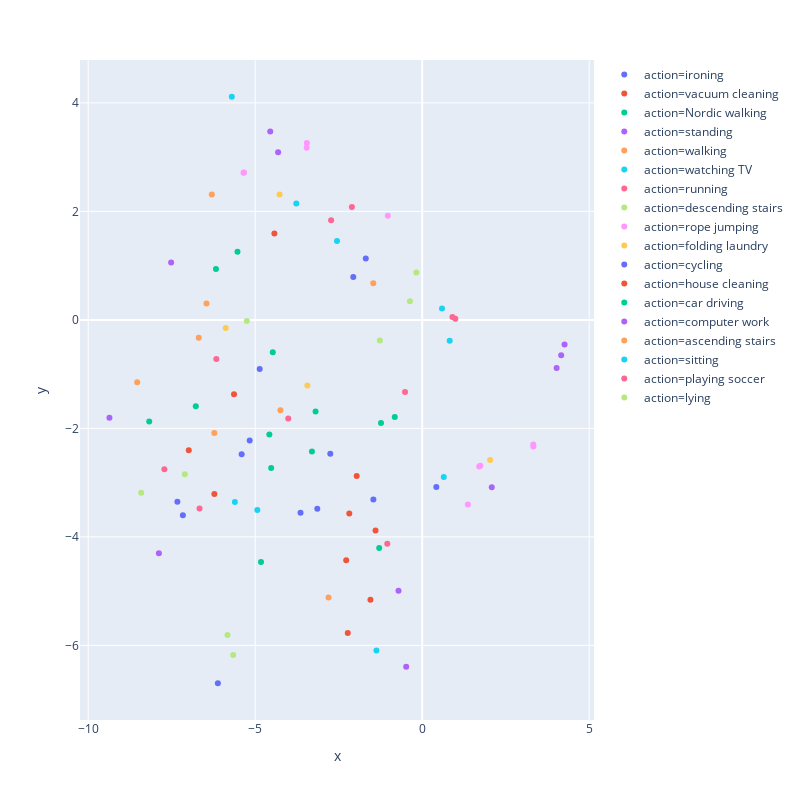

Notebook code for this chart:
### Code cell
# view spatial distribution after transfer learning 
spatial_simulate(ae_model1, skel_dl, Id2Label)

### Figure 1 — Plotly figure (JSON) as saved in the notebook; plotly's stock layout.template omitted (floating-point values rounded to 4 significant figures)
{"data": [{"hoverlabel": {"namelength": 0}, "hovertemplate": "action=ironing<br>x=%{x}<br>y=%{y}", "legendgroup": "action=ironing", "marker": {"color": "#636efa", "symbol": "circle"}, "mode": "markers", "name": "action=ironing", "showlegend": true, "type": "scatter", "x": [-6.118, -2.063, -7.165, -7.329, -1.689, -1.462], "xaxis": "x", "y": [-6.698, 0.7889, -3.599, -3.353, 1.133, -3.312], "yaxis": "y"}, {"hoverlabel": {"namelength": 0}, "hovertemplate": "action=vacuum cleaning<br>x=%{x}<br>y=%{y}", "legendgroup": "action=vacuum cleaning", "marker": {"color": "#EF553B", "symbol": "circle"}, "mode": "markers", "name": "action=vacuum cleaning", "showlegend": true, "type": "scatter", "x": [-2.183, -4.425, -5.634, -1.397], "xaxis": "x", "y": [-3.569, 1.595, -1.37, -3.883], "yaxis": "y"}, {"hoverlabel": {"namelength": 0}, "hovertemplate": "action=Nordic walking<br>x=%{x}<br>y=%{y}", "legendgroup": "action=Nordic walking", "marker": {"color": "#00cc96", "symbol": "circle"}, "mode": "markers", "name": "action=Nordic walking", "showlegend": true, "type": "scatter", "x": [-1.233, -0.8218, -4.474, -4.826, -8.173, -5.53, -6.176], "xaxis": "x", "y": [-1.902, -1.789, -0.595, -4.464, -1.872, 1.257, 0.9402], "yaxis": "y"}, {"hoverlabel": {"namelength": 0}, "hovertemplate": "action=standing<br>x=%{x}<br>y=%{y}", "legendgroup": "action=standing", "marker": {"color": "#ab63fa", "symbol": "circle"}, "mode": "markers", "name": "action=standing", "showlegend": true, "type": "scatter", "x": [-7.884, 4.161, -4.55, 2.082, 4.262, 4.024, -0.4794, -9.364, -0.7091], "xaxis": "x", "y": [-4.301, -0.6504, 3.473, -3.083, -0.4524, -0.8881, -6.395, -1.805, -4.995], "yaxis": "y"}, {"hoverlabel": {"namelength": 0}, "hovertemplate": "action=walking<br>x=%{x}<br>y=%{y}", "legendgroup": "action=walking", "marker": {"color": "#FFA15A", "symbol": "circle"}, "mode": "markers", "name": "action=walking", "showlegend": true, "type": "scatter", "x": [-6.69, -2.804, -4.245, -6.224], "xaxis": "x", "y": [-0.3295, -5.117, -1.663, -2.083], "yaxis": "y"}, {"hoverlabel": {"namelength": 0}, "hovertemplate": "action=watching TV<br>x=%{x}<br>y=%{y}", "legendgroup": "action=watching TV", "marker": {"color": "#19d3f3", "symbol": "circle"}, "mode": "markers", "name": "action=watching TV", "showlegend": true, "type": "scatter", "x": [-4.936, -1.37, -5.7, -5.609, 0.6459], "xaxis": "x", "y": [-3.505, -6.094, 4.114, -3.357, -2.896], "yaxis": "y"}, {"hoverlabel": {"namelength": 0}, "hovertemplate": "action=running<br>x=%{x}<br>y=%{y}", "legendgroup": "action=running", "marker": {"color": "#FF6692", "symbol": "circle"}, "mode": "markers", "name": "action=running", "showlegend": true, "type": "scatter", "x": [0.9918, -6.667, 0.9051, -7.718, -2.105, -2.727], "xaxis": "x", "y": [0.02056, -3.479, 0.05456, -2.754, 2.083, 1.838], "yaxis": "y"}, {"hoverlabel": {"namelength": 0}, "hovertemplate": "action=descending stairs<br>x=%{x}<br>y=%{y}", "legendgroup": "action=descending stairs", "marker": {"color": "#B6E880", "symbol": "circle"}, "mode": "markers", "name": "action=descending stairs", "showlegend": true, "type": "scatter", "x": [-8.413, -5.251], "xaxis": "x", "y": [-3.184, -0.02014], "yaxis": "y"}, {"hoverlabel": {"namelength": 0}, "hovertemplate": "action=rope jumping<br>x=%{x}<br>y=%{y}", "legendgroup": "action=rope jumping", "marker": {"color": "#FF97FF", "symbol": "circle"}, "mode": "markers", "name": "action=rope jumping", "showlegend": true, "type": "scatter", "x": [-3.453, -3.459, 3.328, 3.327, 1.367, 1.742, -5.335, -1.03, -5.35, 1.706], "xaxis": "x", "y": [3.264, 3.175, -2.334, -2.296, -3.403, -2.69, 2.715, 1.922, 2.713, -2.704], "yaxis": "y"}, {"hoverlabel": {"namelength": 0}, "hovertemplate": "action=folding laundry<br>x=%{x}<br>y=%{y}", "legendgroup": "action=folding laundry", "marker": {"color": "#FECB52", "symbol": "circle"}, "mode": "markers", "name": "action=folding laundry", "showlegend": true, "type": "scatter", "x": [-3.437, 2.034, -4.27, -5.882], "xaxis": "x", "y": [-1.207, -2.584, 2.31, -0.1493], "yaxis": "y"}, {"hoverlabel": {"namelength": 0}, "hovertemplate": "action=cycling<br>x=%{x}<br>y=%{y}", "legendgroup": "action=cycling", "marker": {"color": "#636efa", "symbol": "circle"}, "mode": "markers", "name": "action=cycling", "showlegend": true, "type": "scatter", "x": [-4.865, 0.4232, -5.406, -3.642, -5.165, -2.752, -3.141], "xaxis": "x", "y": [-0.9049, -3.082, -2.478, -3.556, -2.225, -2.466, -3.48], "yaxis": "y"}, {"hoverlabel": {"namelength": 0}, "hovertemplate": "action=house cleaning<br>x=%{x}<br>y=%{y}", "legendgroup": "action=house cleaning", "marker": {"color": "#EF553B", "symbol": "circle"}, "mode": "markers", "name": "action=house cleaning", "showlegend": true, "type": "scatter", "x": [-1.961, -6.223, -2.275, -1.55, -6.989, -2.228], "xaxis": "x", "y": [-2.879, -3.209, -4.43, -5.159, -2.403, -5.774], "yaxis": "y"}, {"hoverlabel": {"namelength": 0}, "hovertemplate": "action=car driving<br>x=%{x}<br>y=%{y}", "legendgroup": "action=car driving", "marker": {"color": "#00cc96", "symbol": "circle"}, "mode": "markers", "name": "action=car driving", "showlegend": true, "type": "scatter", "x": [-1.287, -3.192, -3.302, -4.575, -6.778, -4.522], "xaxis": "x", "y": [-4.207, -1.689, -2.427, -2.111, -1.591, -2.732], "yaxis": "y"}, {"hoverlabel": {"namelength": 0}, "hovertemplate": "action=computer work<br>x=%{x}<br>y=%{y}", "legendgroup": "action=computer work", "marker": {"color": "#ab63fa", "symbol": "circle"}, "mode": "markers", "name": "action=computer work", "showlegend": true, "type": "scatter", "x": [-7.517, -4.314], "xaxis": "x", "y": [1.058, 3.093], "yaxis": "y"}, {"hoverlabel": {"namelength": 0}, "hovertemplate": "action=ascending stairs<br>x=%{x}<br>y=%{y}", "legendgroup": "action=ascending stairs", "marker": {"color": "#FFA15A", "symbol": "circle"}, "mode": "markers", "name": "action=ascending stairs", "showlegend": true, "type": "scatter", "x": [-1.465, -6.299, -8.533, -6.458], "xaxis": "x", "y": [0.6775, 2.313, -1.148, 0.3028], "yaxis": "y"}, {"hoverlabel": {"namelength": 0}, "hovertemplate": "action=sitting<br>x=%{x}<br>y=%{y}", "legendgroup": "action=sitting", "marker": {"color": "#19d3f3", "symbol": "circle"}, "mode": "markers", "name": "action=sitting", "showlegend": true, "type": "scatter", "x": [-2.55, 0.5929, -3.769, 0.8231], "xaxis": "x", "y": [1.457, 0.2097, 2.146, -0.3841], "yaxis": "y"}, {"hoverlabel": {"namelength": 0}, "hovertemplate": "action=playing soccer<br>x=%{x}<br>y=%{y}", "legendgroup": "action=playing soccer", "marker": {"color": "#FF6692", "symbol": "circle"}, "mode": "markers", "name": "action=playing soccer", "showlegend": true, "type": "scatter", "x": [-4.011, -1.045, -0.5139, -6.163], "xaxis": "x", "y": [-1.819, -4.128, -1.329, -0.7198], "yaxis": "y"}, {"hoverlabel": {"namelength": 0}, "hovertemplate": "action=lying<br>x=%{x}<br>y=%{y}", "legendgroup": "action=lying", "marker": {"color": "#B6E880", "symbol": "circle"}, "mode": "markers", "name": "action=lying", "showlegend": true, "type": "scatter", "x": [-1.268, -0.1753, -7.108, -5.829, -0.3666, -5.659], "xaxis": "x", "y": [-0.3786, 0.873, -2.846, -5.809, 0.3444, -6.179], "yaxis": "y"}], "layout": {"height": 800, "legend": {"tracegroupgap": 0}, "margin": {"t": 60}, "width": 800, "xaxis": {"anchor": "y", "domain": [0, 1], "title": {"text": "x"}}, "yaxis": {"anchor": "x", "domain": [0, 1], "title": {"text": "y"}}}}
